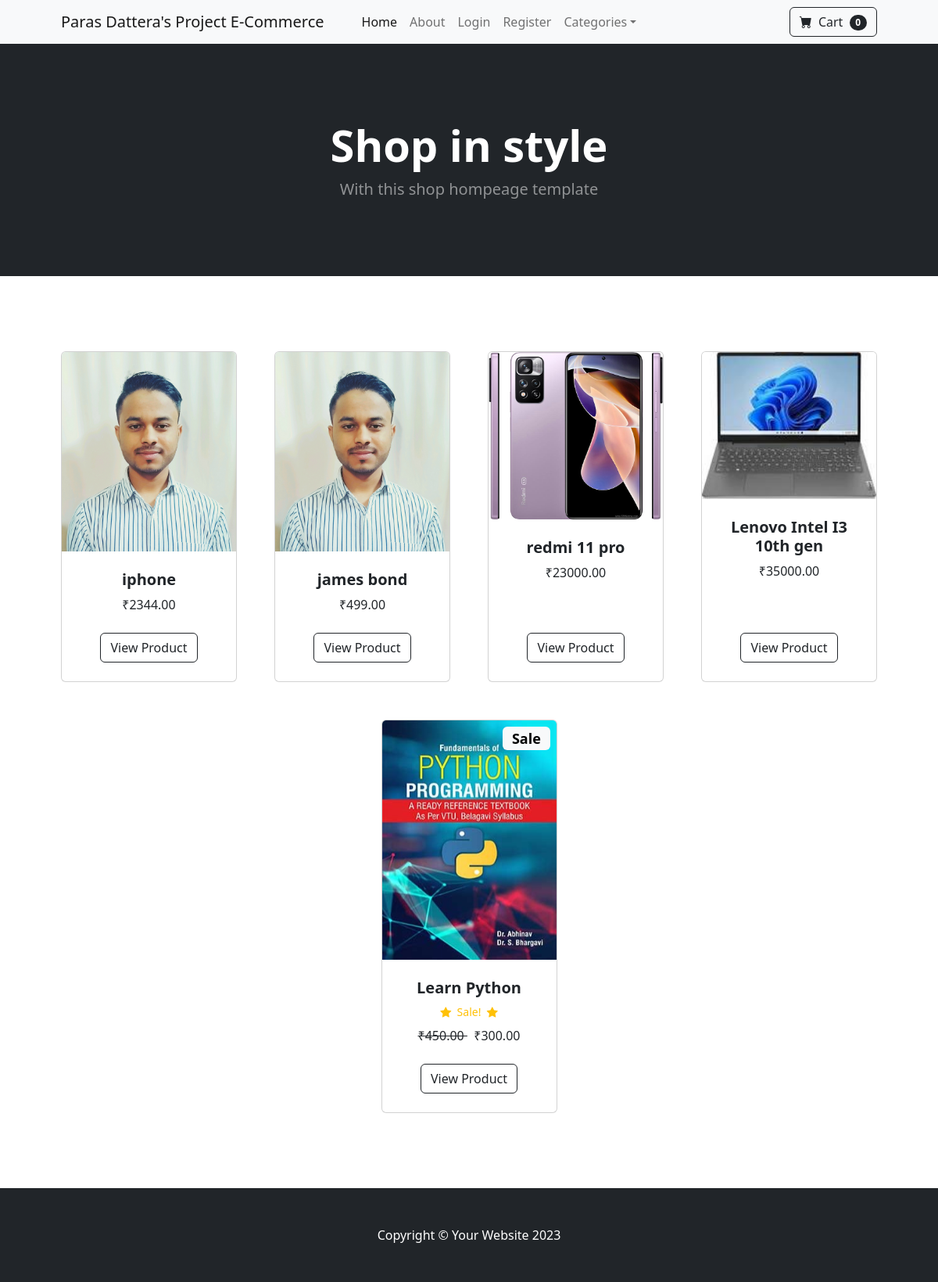
The page / on the database its author committed.
### store/models.py (models this page shows, shortened)
class Product(models.Model):
    name = models.CharField(max_length = 100)
    price = models.DecimalField(default=0 ,decimal_places=2,max_digits=8)
    category = models.ForeignKey(Category,on_delete = models.CASCADE,default=1)
    description = models.CharField(max_length = 250,default = '' , blank=True,null = True)
    image = models.ImageField(upload_to='uploads/product/')
    is_sale = models.BooleanField(default = False)
    sale_price = models.DecimalField(default = 0,decimal_places=2,max_digits = 8)

### store/views.py (the view)
# urls.py: path('',views.home,name='home'),
def home(request):
    products = Product.objects.all()
    return render(request,'home.html',{'products':products})

### cart/cart.py (called while the page is built)
    def __len__(self):
        return len(self.cart)

### cart/context_processors.py (called while the page is built)
def cart(request):
    return {'cart':Cart(request)}

### store/templates/home.html
{% extends 'base.html' %}
{% block content %}
        <header class="bg-dark py-5">
            <div class="container px-4 px-lg-5 my-5">
                <div class="text-center text-white">
                    <h1 class="display-4 fw-bolder">Shop in style</h1>
                    <p class="lead fw-normal text-white-50 mb-0">With this shop hompeage template</p>
                </div>
            </div>
        </header>
        <section class="py-5">
            <div class="container px-4 px-lg-5 mt-5">
                <div class="row gx-4 gx-lg-5 row-cols-2 row-cols-md-3 row-cols-xl-4 justify-content-center">
                    {% for product in products %}
                        {% if product.is_sale%}
                        <div class="col mb-5">
                            <div class="card h-100">
                                <div class="badge bg-light text-black position-absolute" style="font-size: large; top:0.5rem; right:0.5rem">Sale</div>
                                <img class="card-img-top" src="{{ product.image.url }}" alt="..." />
                                <div class="card-body p-4">
                                    <div class="text-center">
                                        <h5 class="fw-bolder">{{product.name}}</h5>
                                        <div class="d-flex justify-content-center small text-warning mb-2">
                                            <div class="bi-star-fill"></div>
                                            &nbsp;&nbsp;Sale!&nbsp;&nbsp;
                                            <div class="bi-star-fill"></div>
                                        </div>
                                        <strike>
                                        ₹{{product.price}}
                                        </strike>&nbsp;
                                        ₹{{product.sale_price}}
                                    </div>
                                </div>
                                <div class="card-footer p-4 pt-0 border-top-0 bg-transparent">
                                    <div class="text-center"><a class="btn btn-outline-dark mt-auto" href="{% url 'product' product.id %}">View Product</a></div>
                                </div>
                            </div>
                        </div>
                        {% else %}
                    <div class="col mb-5">
                        <div class="card h-100">
                            <img class="card-img-top" src="{{ product.image.url }}" alt="..." />
                            <div class="card-body p-4">
                                <div class="text-center">
                                    <h5 class="fw-bolder">{{product.name}}</h5>
                                    ₹{{product.price}}
                                </div>
                            </div>
                            <div class="card-footer p-4 pt-0 border-top-0 bg-transparent">
                                <div class="text-center"><a class="btn btn-outline-dark mt-auto" href="{% url 'product' product.id %}">View Product</a></div>
                            </div>
                        </div>
                    </div>
                        {% endif %}
                    {% endfor %}
            </div>
        </section>
{% endblock %}

### store/templates/base.html (shortened to what this page needs)
{% load static %}
<!DOCTYPE html>
<html lang="en">
<head>
    <link href="https://cdn.jsdelivr.net/npm/bootstrap-icons@1.5.0/font/bootstrap-icons.css" rel="stylesheet" />
    <link href="{% static 'css/styles.css' %}" rel="stylesheet" />
</head>
<body>
    {% include 'navbar.html' %}
    {% block content %}
    {% endblock %}
    <footer class="py-5 bg-dark">
        <div class="container">
            <p class="m-0 text-center text-white">Copyright &copy; Your Website 2023</p>
        </div>
    </footer>
</body>
</html>

### store/templates/navbar.html (shortened to what this page needs)
<nav class="navbar navbar-expand-lg navbar-light bg-light">
    <div class="container px-4 px-lg-5">
        <a class="navbar-brand" href="{% url 'home' %}">Paras Dattera's Project E-Commerce</a>
        <div class="collapse navbar-collapse" id="navbarSupportedContent">
            <ul class="navbar-nav me-auto mb-2 mb-lg-0 ms-lg-4">
                <li class="nav-item"><a class="nav-link active" aria-current="page" href="{% url 'home' %}">Home</a>
                </li>
                <li class="nav-item"><a class="nav-link" href="{% url 'about' %}">About</a></li>
                {% if user.is_authenticated %}
                <li class="nav-item"><a class="nav-link" href="{% url 'logout' %}">Logout</a></li>
                {% else %}
                <li class="nav-item"><a class="nav-link" href="{% url 'login' %}">Login</a></li>
                <li class="nav-item"><a class="nav-link" href="{% url 'register' %}">Register</a></li>
                {% endif %}
                <li class="nav-item dropdown">
                    <a class="nav-link dropdown-toggle" id="navbarDropdown" href="#" role="button"
                        data-bs-toggle="dropdown" aria-expanded="false">Categories</a>
                </li>
            </ul>
            <form class="d-flex">
                <a href="{% url 'cart_summary' %}" class="btn btn-outline-dark">
                    <i class="bi-cart-fill me-1"></i>
                    Cart
                    <span class="badge bg-dark text-white ms-1 rounded-pill" id="cart_quantity">{{ cart|length }}</span>
                </a>
            </form>
        </div>
    </div>
</nav>

### rows shown on the page
Product: image (picture), name "iphone", price "2344.00"
Product: image (picture), name "james bond", price "499.00"
Product: image (picture), name "redmi 11 pro", price "23000.00"
Product: image (picture), name "Lenovo Intel I3 10th gen", price "35000.00"
Product: image (picture), name "Learn Python", price "450.00", sale_price "300.00"

### other values the page prints
{{ cart|length }} "0"
